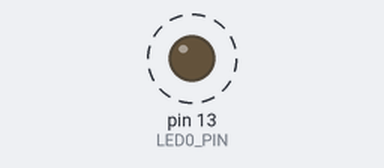
The sketch below on a simulated Arduino Uno, built with avr-gcc and run on an emulated ATmega328P. Parts: output pins drawn as LEDs (lit = HIGH). Dashed ring = blinking.

Above: at 0.2 s.
Timing chart, 0 to 3.0 s (numbered marks = the images above):
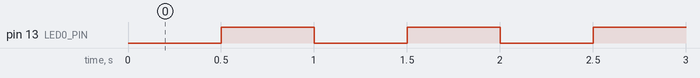

Measured:
- by itself, pin 13 (LED0_PIN): alternates HIGH for 0.50 s and LOW for 0.50 s

The sketch:

00_blink.ino
```cpp
/*
  00_blink.ino — 보드/업로드 환경 확인용. 온보드 LED(P0.13)만 깜빡인다.
  이 보드 LED는 active-low (LOW = ON).
*/

#define LED0_PIN  13
#define LED_ON    LOW
#define LED_OFF   HIGH

void setup() {
  pinMode(LED0_PIN, OUTPUT);
  digitalWrite(LED0_PIN, LED_OFF);
}

void loop() {
  digitalWrite(LED0_PIN, LED_ON);
  delay(500);
  digitalWrite(LED0_PIN, LED_OFF);
  delay(500);
}
```
